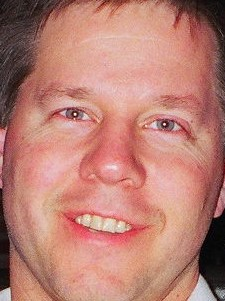
#> input picture jeffface.jpg, 225 x 301 px
$ python -i rex_MotionDetectionClass.py   (imports and definitions only)
#> lines starting #> are read from the running program, lines starting #| are printed output that depends on the picture
#> further down, picture is the input picture: shape (301, 225, 3); mean B, G, R 115.3, 126.9, 185.2
#motion detection class to support threaded operation
import cv2
from threading import Thread
import time
import numpy as np
import imutils
from imutils import face_utils

class MotionDetect:

	def __init__(self, dummyframe):
		# initialize the frame
		# dummy variables are used to set up the right internal data structure for tuples
		# include the stopped variable used to test if the thread should be stopped

		self.stopped = False
		self.frame=dummyframe
		self.detectionflag=0
		self.detectioncenterx=0
		self.detectioncentery=0


		# start the thread
		print("MotionDetection: Thread starting")
		t1=Thread(target=self.run, args=()).start()


	# receive a new frame and send it to the thread
	def newFrame(self,new_frame):
		self.frame=new_frame
		return True

	# set up the detector that loops around the latest frame in the thread memory
	def run(self):
		# keep looping infinitely until the thread is stopped

		min_area=500

		#create gray image to initialze structures from dummy frame
		gray = cv2.cvtColor(self.frame, cv2.COLOR_BGR2GRAY)
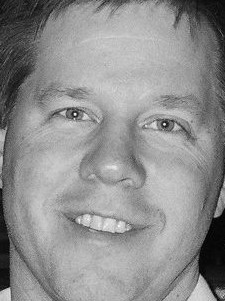
#> gray: shape (301, 225); min 0, max 250, mean 143
		gray = cv2.GaussianBlur(gray, (21, 21), 0)
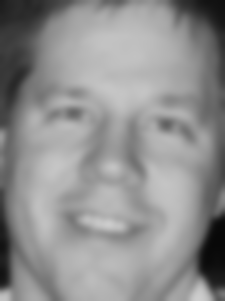
#> gray: shape (301, 225); min 8, max 206, mean 143

		(height, width)=gray.shape
#> height = 301; width = 225
		print("Motion Detector started with size ", width,height)
#| Motion Detector started with size  225 301

		#initialize detection moving average at center
		cx2=width/2
#> cx2 = 112.5
		cy2=height/2
#> cy2 = 150.5

		#initialize moving average structure
		moving_average = np.float32(gray)

		while True:

			#get latest frame and preprocess blurred gray frame
			gray = cv2.cvtColor(self.frame, cv2.COLOR_BGR2GRAY)
			gray = cv2.GaussianBlur(gray, (21, 21), 0)

			cv2.accumulateWeighted(gray, moving_average, 0.01); #//error in hereeeeee!
			resultingFrames = cv2.convertScaleAbs(moving_average)
			frameDelta = cv2.absdiff(gray, cv2.convertScaleAbs(moving_average))
#> frameDelta: shape (301, 225); every value is 0

			thresh = cv2.threshold(frameDelta, 25, 255, cv2.THRESH_BINARY)[1]
			# dilate the thresholded image to fill in holes, then find contours
			# on thresholded image
			thresh = cv2.dilate(thresh, None, iterations=2)
			cnts = cv2.findContours(thresh.copy(), cv2.RETR_EXTERNAL,cv2.CHAIN_APPROX_SIMPLE)
#> cnts = 0 contours
			cnts = imutils.grab_contours(cnts)
#> cnts = []

			cx=0  #reset the sum accumulator to 0
			cy=0
			count=0

			# loop over the contours
			for c in cnts:
				# if the contour is too small, ignore it
				if cv2.contourArea(c) < min_area:
					continue
				# compute the bounding box for the contour, draw it on the frame,
				# and update the text
				(x, y, w, h) = cv2.boundingRect(c)

				#ignore if near the edges
				if (x<20 or x>width-20 or y<20 or y>height-20):
					continue

				#draw contour
				cv2.rectangle(gray, (x, y), (x + w, y + h), (0, 255, 0), 2)

				cx=cx+(x+w/2)  #add to the sum of the centers
				cy=cy+ (y+h/2)
				count +=1      #increment the total
#> this loop made 0 passes
#> after the loop, count = 0; cx = 0; cy = 0

			if count>0:
				cx1=cx/count  #average = sum/count
				cy1=cy/count

			#create a moving average of detection centers
				alpha = 0.05
				cx2 = cx2*(1-alpha) + alpha*(cx1)
				cy2 = cy2*(1-alpha) + alpha*(cy1)
				#print (count, int(cx2), int(cy2))

				self.detectionflag=1
				self.detectioncenterx=int(cx2)
				self.detectioncentery=int(cy2)


			else:
				self.detectionflag=0
				self.detectioncenterx=0
				self.detectioncentery=0

			#cv2.circle(gray, (int(cx2), int(cy2)) , 10, (0, 0, 255), -1)
			cv2.imshow('InputWindow', gray)

			if self.stopped:
				print ("Motion Detect Thread stopping")
				cv2.destroyAllWindows()
				return

	def get_detection_flag(self):
		# readflag=0 if the data has been read, 1 if it is new
		return (self.detectionflag, self.detectioncenterx, self.detectioncentery)


	def stop(self):
		# indicate that the thread should be stopped
		self.stopped = True

>>> import cv2
>>> picture = cv2.imread('jeffface.jpg')
>>> result = MotionDetect(picture).run()
